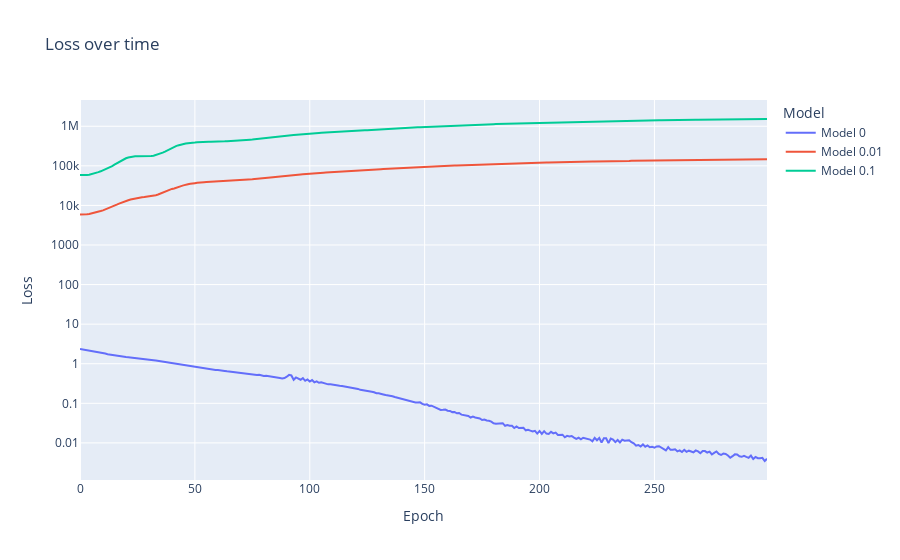

Here is the notebook cell this chart was saved with:
### Markdown cell above
- How sparse can the models get
  - Training tracr with very high sparsity
- activation patching
- LLC try but sign might not be important
-

### Code cell
import pandas as pd


if True:
    df = pd.DataFrame()
    for idx, loss in enumerate(m_losses):
        df = pd.concat([df, pd.DataFrame(
            {'Epoch': range(len(loss)), 
            'Loss': loss, 
            'Model': f'Model {decays[idx]}'}
            )])

    df.to_csv('sort_mini_activation_sgld.csv')
else:
    df = pd.read_csv('sort_mini.csv')

fig = px.line(df, x='Epoch', y='Loss', color='Model', title='Loss over time', log_y=True)
fig.show()

### Figure 1 — Plotly figure (JSON) as saved in the notebook; plotly's stock layout.template omitted (floating-point values rounded to 4 significant figures; data arrays with more than 128 entries replaced by an {"elided": "..."} marker saying what was removed)
{"data": [{"hovertemplate": "Model=Model 0<br>Epoch=%{x}<br>Loss=%{y}<extra></extra>", "legendgroup": "Model 0", "line": {"color": "#636efa", "dash": "solid"}, "marker": {"symbol": "circle"}, "mode": "lines", "name": "Model 0", "orientation": "v", "showlegend": true, "type": "scatter", "x": {"elided": "300 int values"}, "xaxis": "x", "y": {"elided": "300 float values"}, "yaxis": "y"}, {"hovertemplate": "Model=Model 0.01<br>Epoch=%{x}<br>Loss=%{y}<extra></extra>", "legendgroup": "Model 0.01", "line": {"color": "#EF553B", "dash": "solid"}, "marker": {"symbol": "circle"}, "mode": "lines", "name": "Model 0.01", "orientation": "v", "showlegend": true, "type": "scatter", "x": {"elided": "300 int values"}, "xaxis": "x", "y": {"elided": "300 float values"}, "yaxis": "y"}, {"hovertemplate": "Model=Model 0.1<br>Epoch=%{x}<br>Loss=%{y}<extra></extra>", "legendgroup": "Model 0.1", "line": {"color": "#00cc96", "dash": "solid"}, "marker": {"symbol": "circle"}, "mode": "lines", "name": "Model 0.1", "orientation": "v", "showlegend": true, "type": "scatter", "x": {"elided": "300 int values"}, "xaxis": "x", "y": {"elided": "300 float values"}, "yaxis": "y"}], "layout": {"legend": {"title": {"text": "Model"}, "tracegroupgap": 0}, "title": {"text": "Loss over time"}, "xaxis": {"anchor": "y", "domain": [0, 1], "title": {"text": "Epoch"}}, "yaxis": {"anchor": "x", "domain": [0, 1], "title": {"text": "Loss"}, "type": "log"}}}
